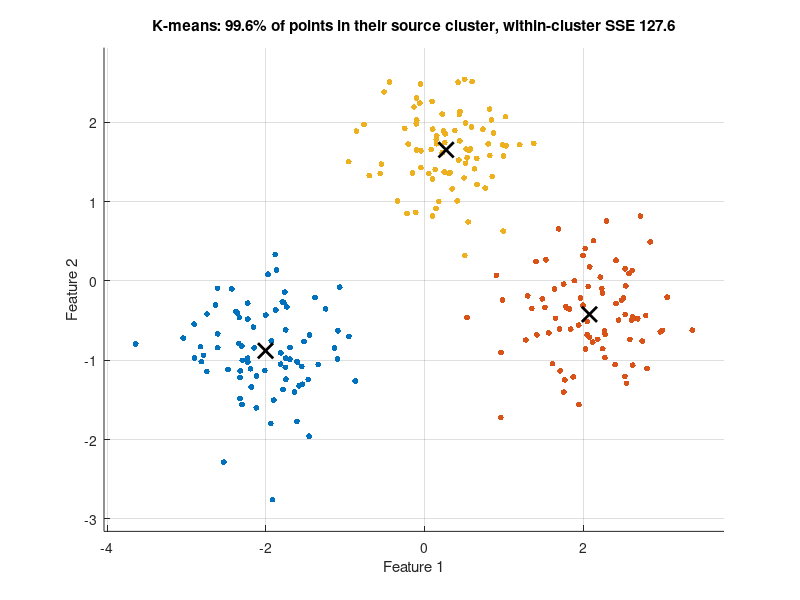

MATLAB code to generate this figure:
%=============================================================================
% Copyright (c) 2026-present Allan CORNET (Nelson)
%=============================================================================
% This file is part of Nelson.
%=============================================================================
% LICENCE_BLOCK_BEGIN
% SPDX-License-Identifier: LGPL-3.0-or-later
% LICENCE_BLOCK_END
%=============================================================================
% Partition three overlapping Gaussian clouds with k-means (k-means++ seeding).
rng(3);
pointsPerCluster = 80;
sourceCenters = [-2.0 -0.8; 0.3 1.7; 2.1 -0.4];
sourceSpread = [0.55 0.45 0.60];
clusterData = zeros(3 * pointsPerCluster, 2);
sourceLabel = zeros(3 * pointsPerCluster, 1);
for sourceNumber = 1:3
  rows = (sourceNumber - 1) * pointsPerCluster + (1:pointsPerCluster);
  clusterData(rows, :) = sourceCenters(sourceNumber, :) + ...
    sourceSpread(sourceNumber) * randn(pointsPerCluster, 2);
  sourceLabel(rows) = sourceNumber;
end
[clusterIndex, clusterCenters, withinClusterSums] = kmeans(clusterData, 3, 'Replicates', 5);
% Match each found cluster to its nearest source centre to score the partition.
[~, nearestSource] = min(sum((permute(clusterCenters, [1 3 2]) - ...
  permute(sourceCenters, [3 1 2])) .^ 2, 3), [], 2);
agreement = mean(nearestSource(clusterIndex) == sourceLabel);

if ~exist('kmeansExampleFigureVisible', 'var')
  kmeansExampleFigureVisible = 'on';
end
figureHandle = figure(...
  'Name', 'K-means clustering', ...
  'NumberTitle', 'off', ...
  'Visible', kmeansExampleFigureVisible);
axesHandle = axes('Parent', figureHandle);
hold(axesHandle, 'on');
clusterColors = lines(3);
for clusterNumber = 1:3
  members = clusterIndex == clusterNumber;
  scatter(axesHandle, clusterData(members, 1), clusterData(members, 2), ...
    18, clusterColors(clusterNumber, :), 'filled');
end
scatter(axesHandle, clusterCenters(:, 1), clusterCenters(:, 2), ...
  120, 'k', 'x', 'LineWidth', 2);
hold(axesHandle, 'off');
axis(axesHandle, 'equal');
grid(axesHandle, 'on');
xlabel(axesHandle, 'Feature 1');
ylabel(axesHandle, 'Feature 2');
dataMargin = 0.4;
xlim(axesHandle, [min(clusterData(:, 1)) - dataMargin, max(clusterData(:, 1)) + dataMargin]);
ylim(axesHandle, [min(clusterData(:, 2)) - dataMargin, max(clusterData(:, 2)) + dataMargin]);
title(axesHandle, sprintf('K-means: %.1f%% of points in their source cluster, within-cluster SSE %.1f', ...
  100 * agreement, sum(withinClusterSums)));
%=============================================================================
